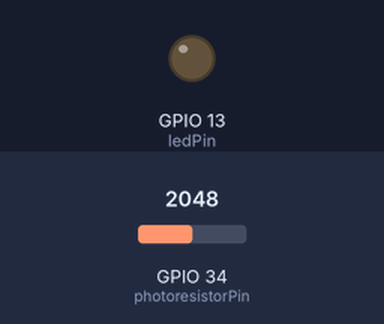
The sketch below on a simulated ESP32. Shown: output pins drawn as LEDs (lit = HIGH). The test bench sets the inputs (shaded band); at power-on: GPIO 34 (photoresistorPin) = 2048. WiFi joins after 1.5 s; servers stay silent unless stated; no MQTT or app messages arrive unless stated; what the sketch prints to the serial monitor is not drawn.

Above: at 2.7 s.
2.8 s: GPIO 34 (photoresistorPin) set to 1682
4.3 s: GPIO 34 (photoresistorPin) set to 1607
At 5.5 s:
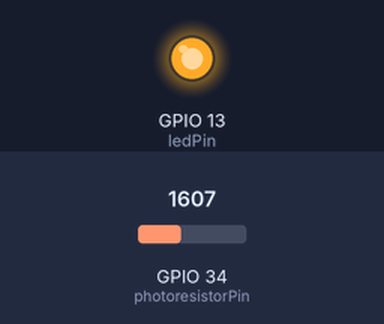
5.8 s: GPIO 34 (photoresistorPin) set to 2047
At 6.7 s:
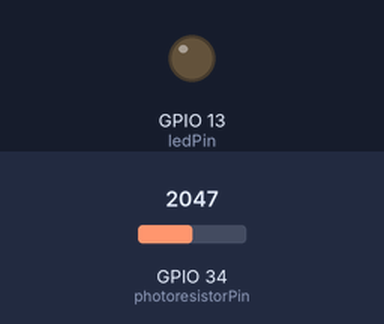
7.3 s: GPIO 34 (photoresistorPin) set to 1228
At 7.8 s:
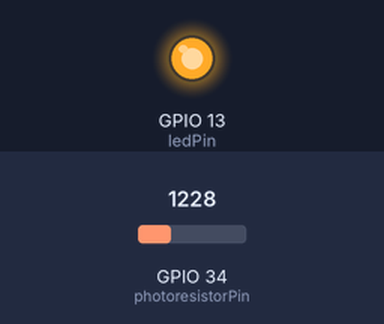
Timing chart, 0 to 9.8 s (numbered marks = the images above; inputs shaded):
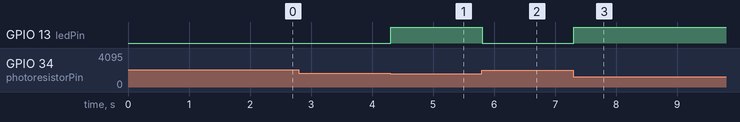

The sketch:

ESP32_MQTT.ino
```cpp
#include <WiFi.h>
#include <PubSubClient.h>

// WiFi credentials
const char* ssid = "SM-A505W7965";
const char* password = "angu5588";

// MQTT broker details
const char* mqtt_server = "192.168.51.68";
const int mqtt_port = 1883;

WiFiClient espClient;
PubSubClient client(espClient);

// MQTT topics
const char* lightsensor_topic = "light-sensor/brightness";
const char* led_status_topic = "led/status";

const int photoresistorPin = 34;
const int ledPin = 13;

void setup_wifi() {
  delay(10);
  Serial.println();
  Serial.print("Connecting to ");
  Serial.println(ssid);

  WiFi.begin(ssid, password);

  while (WiFi.status() != WL_CONNECTED) {
    delay(500);
    Serial.print(".");
  }

  Serial.println("");
  Serial.println("WiFi connected");
  Serial.println("IP address: ");
  Serial.println(WiFi.localIP());
}

void reconnect() {
  while (!client.connected()) {
    Serial.print("Attempting MQTT connection...");
    if (client.connect("ESP32Client")) {
      Serial.println("connected");
    } else {
      Serial.print("failed, rc=");
      Serial.print(client.state());
      Serial.println(" try again in 5 seconds");
      delay(5000);
    }
  }
}

void setup() {
  Serial.begin(115200);
  setup_wifi();
  client.setServer(mqtt_server, mqtt_port);
  pinMode(photoresistorPin, INPUT);
  pinMode(ledPin, OUTPUT);
}

void loop() {
  if (!client.connected()) {
    reconnect();
  }
  client.loop();
  int sensorValue = analogRead(photoresistorPin);

  //brightness level (0-100)
  int brightness = map(sensorValue, 0, 4095, 0, 1000);

  Serial.print("Sensor Value: ");
  Serial.println(brightness);

  // Publish brightness level to MQTT topic
  String lightMessage = String(brightness);
//  client.publish(lightsensor_topic, lightMessage.c_str());

  String statusLed = "";
  if (brightness < 400) {
    digitalWrite(ledPin, HIGH);
    statusLed = "LED ON";
  } else {
    digitalWrite(ledPin, LOW);
    statusLed = "LED OFF";
  }

  Serial.print("LED Status: ");
  Serial.println(statusLed);


  // Publish a message every 5 seconds
//  static unsigned long lastMillis = 0;
//  if (millis() - lastMillis > 5000) {
//    lastMillis = millis();
    // Example message to publish
//    String message = "Hello, MQTT!";
    client.publish(lightsensor_topic, lightMessage.c_str());
    client.publish(led_status_topic, statusLed.c_str());
//  }
}
```

Measured:
- the behaviour switches between 1638 and 1637 on GPIO 34 (photoresistorPin) (found by bisection; images 0 and 1)
- after the input at 4.3 s, GPIO 13 (ledPin): LOW → HIGH at once
- after the input at 5.8 s, GPIO 13 (ledPin): HIGH → LOW at once
- after the input at 7.3 s, GPIO 13 (ledPin): LOW → HIGH at once
